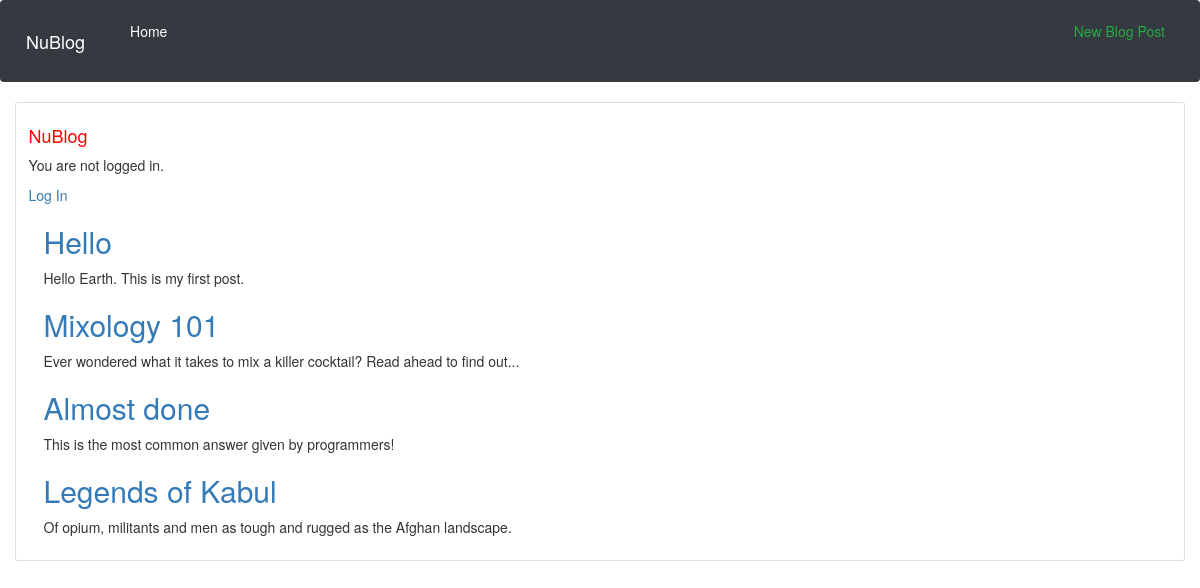
The page / on the database its author committed.
### blog/models.py (models this page shows, shortened)
class Post(models.Model):
    title = models.CharField(max_length=200)
    author = models.ForeignKey('auth.User',on_delete=models.CASCADE,)
    body = models.TextField()

### blog/views.py (the view)
# urls.py: path('', BlogListView.as_view(), name='home'),
class BlogListView(ListView):
    model = Post
    template_name = 'home.html'

### blog/templates/home.html
{% extends 'base.html' %}
{% block content %}
<div class="col-lg-12">
{% for post in object_list %}
<div class="post-entry">
    <h2><a href="{% url 'post_detail' post.pk %}">{{ post.title }}</a></h2>
    <p>{{ post.body }}</p>
</div>
{% endfor %}
</div>
{% endblock content %}

### rows shown on the page
Post: title "Hello", body "Hello Earth. This is my first post."
Post: title "Mixology 101", body "Ever wondered what it takes to mix a killer cocktail? Read ahead to find out..."
Post: title "Almost done", body "This is the most common answer given by programmers!"
Post: title "Legends of Kabul", body "Of opium, militants and men as tough and rugged as the Afghan landscape."
